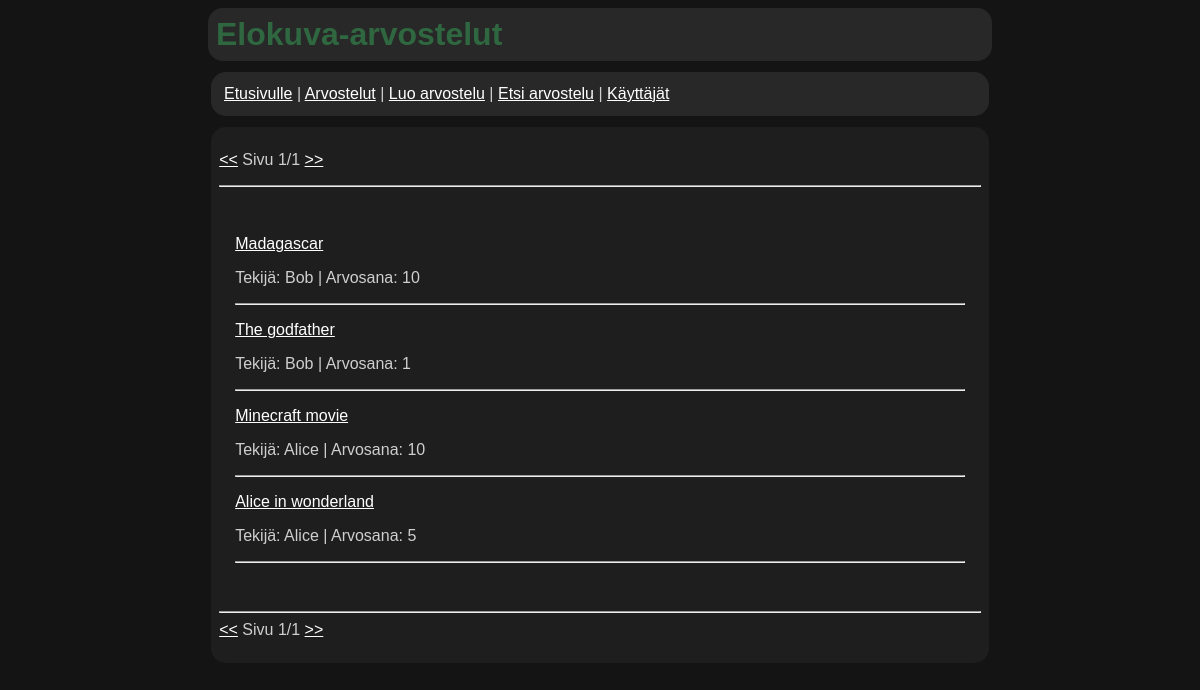
/movie_reviews, run on the app's committed database.
### tables this page shows
CREATE TABLE reviews (
    id INTEGER PRIMARY KEY,
    user_id INTEGER REFERENCES users,
    movie TEXT, 
    rating INTEGER, 
    review TEXT
);

CREATE TABLE users (
    id INTEGER PRIMARY KEY,
    username TEXT UNIQUE,
    password_hash TEXT
);

### app.py (the view)
@app.route("/movie_reviews")
@app.route("/movie_reviews/<int:page>")
def movie_reviews(page=1):
    page_size = 10
    review_count = reviews.review_count()[0]
    page_count = math.ceil(int(review_count) / page_size)
    page_count = max(page_count, 1)
    if page < 1:
        return redirect("/movie_reviews/1")
    if page > page_count:
        return redirect("/movie_reviews/" + str(page_count))
    all_reviews = reviews.fetch_reviews(page, page_size)
    return render_template("movie_reviews.html", items=all_reviews,
                           page=page, page_count=page_count)

### db.py (called while the page is built)
def get_connection():
    con = sqlite3.connect("database.db")
    con.execute("PRAGMA foreign_keys = ON")
    con.row_factory = sqlite3.Row
    return con

def query(sql, params=[]):
    con = get_connection()
    result = con.execute(sql, params).fetchall()
    con.close()
    return result

### sql/reviews.py (called while the page is built)
def fetch_reviews(page, page_size):
    sql = """SELECT R.id, R.user_id, R.movie, R.rating, R.review, U.username
            FROM reviews R, users U
            WHERE R.user_id = U.id
            ORDER BY R.id DESC
            LIMIT ? OFFSET ?
            ;"""
    limit = page_size
    offset = page_size * (page - 1)
    return db.query(sql, [limit, offset])

def review_count():
    sql = """SELECT COUNT(id)
        FROM reviews
        ;"""
    return db.query(sql)[0]

### templates/movie_reviews.html (shortened to what this page needs)
<!DOCTYPE html>
<html>
<head>
    <link rel="stylesheet" href="/static/main.css">
</head>
<body>
    <div class="header">
    <h1>
        Elokuva-arvostelut
    </h1>
    </div>
    <div class="nav">
        <a href="/">Etusivulle</a> |
        <a href="/movie_reviews">Arvostelut</a> |
        <a href="/new_item">Luo arvostelu</a> |
        <a href="/find_review">Etsi arvostelu</a> |
        <a href="/all_users">Käyttäjät</a>
    </div>
    <div class="content">
    <p>
        <a href="/movie_reviews/{{ page - 1 }}">&lt;&lt;</a>
        Sivu {{ page }}/{{ page_count }}
        <a href="/movie_reviews/{{ page + 1 }}">&gt;&gt;</a>
        <hr />
    </p>
    {% if items %}
    <ul>
        {% for item in items %}
        <p><a href="/movie_review/{{ item.id }}">{{ item.movie }}</a>
            <br />
            <p>Tekijä: {{ item.username }} | Arvosana: {{ item.rating }}</p>
            <hr />
        </p>
        {% endfor %}
    </ul>
    {% else %}
    <p>
        Ei arvosteluja (vielä).
    </p>
    {% endif %}
    <p>
        <hr />
        <a href="/movie_reviews/{{ page - 1 }}">&lt;&lt;</a>
        Sivu {{ page }}/{{ page_count }}
        <a href="/movie_reviews/{{ page + 1 }}">&gt;&gt;</a>
    </p>
    </div>
</body>
</html>

### static/main.css (style rules this page uses)
body { margin: auto; max-width: 50em; font-family: sans-serif; background-color: rgb(20, 20, 20); color: rgb(207, 207, 207) }
a { color:rgb(255, 255, 255) }
h1 { margin: auto; color: rgb(47, 104, 64); overflow-wrap: break-word; }
p { white-space: initial; overflow-wrap: break-word; }
ul { margin: auto; padding-top: 1.0em; padding-bottom: 1.0em; padding-right: 1.0em; padding-left: 1.0em; overflow-wrap: break-word; }
.header { padding: 0.5em; margin: 0.5em; background-color: rgb(40, 40, 40); border-radius: 15px; }
.nav { padding: 0.8em; margin: 0.7em; background-color: rgb(40, 40, 40); border-radius: 15px; }
.content { padding: 0.5em; margin: 0.7em; background-color: rgb(30, 30, 30); border-radius: 15px; }

### data on the page
reviews: movie "Madagascar", username "Bob", rating "10"
reviews: movie "The godfather", username "Bob", rating "1"
reviews: movie "Minecraft movie", username "Alice", rating "10"
reviews: movie "Alice in wonderland", username "Alice", rating "5"

### other printed values
{{ page }} "1"
{{ page_count }} "1"
